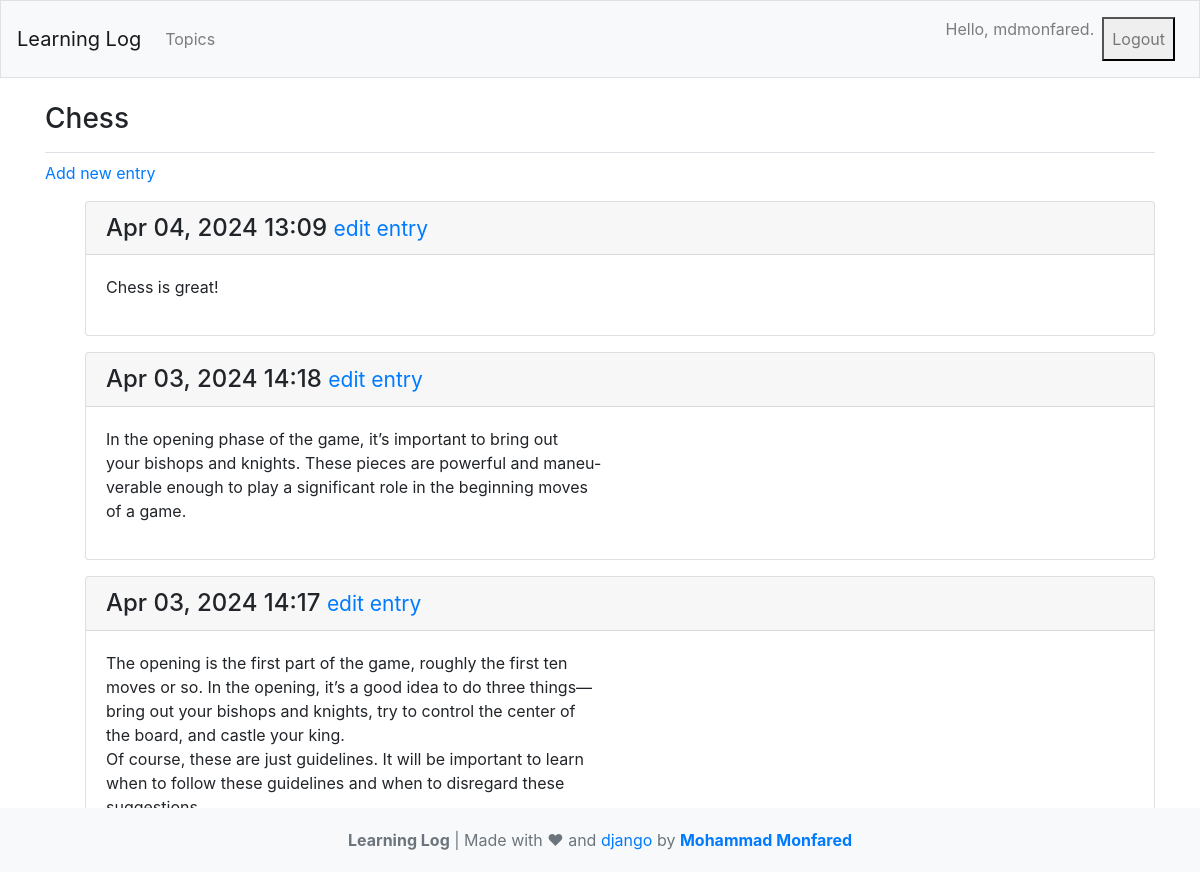
Before: /topics/1/ (signed in) with the older database file.
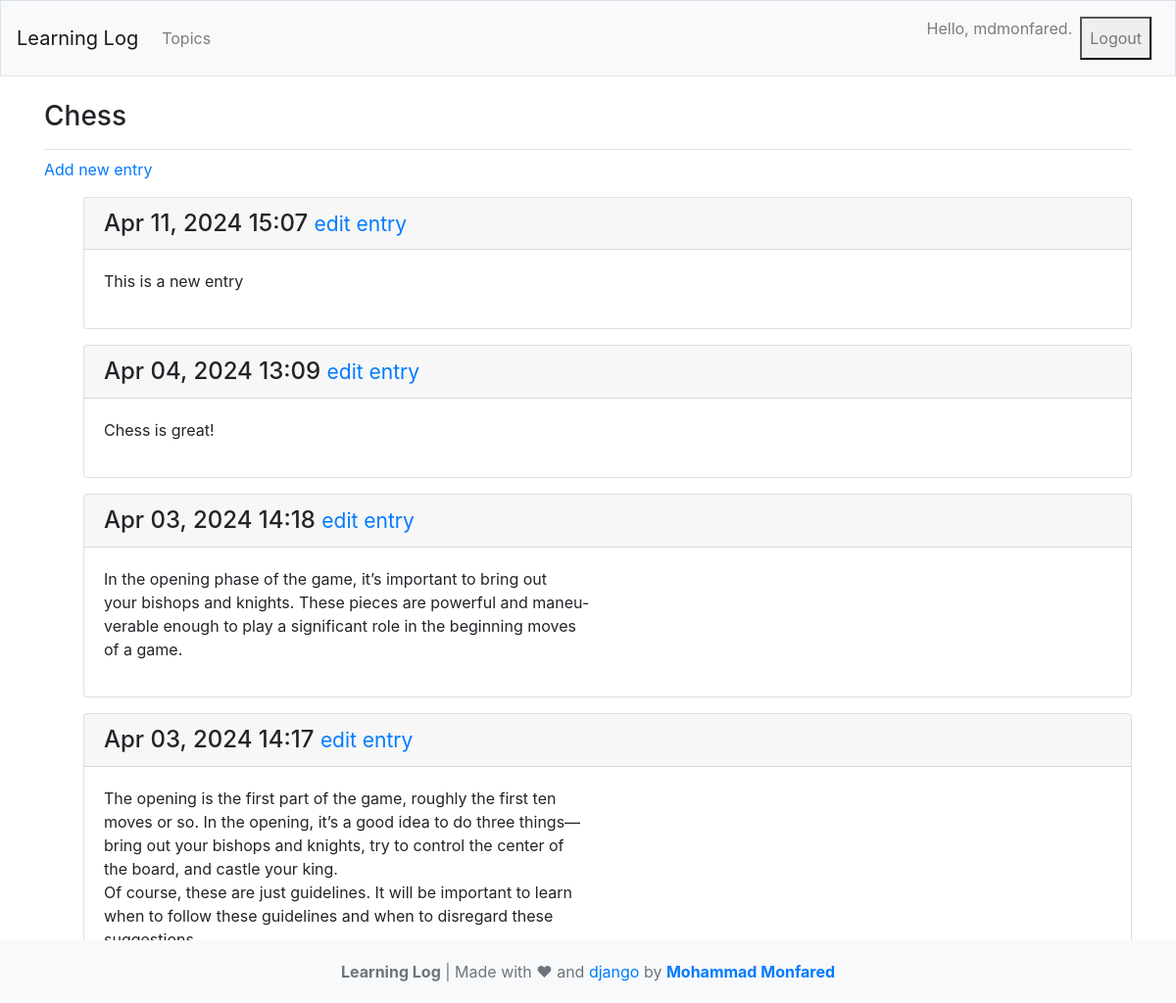
After: the same page with the newer database file.
### learning_logs/models.py (models this page shows, shortened)
class Topic(models.Model):
    text = models.CharField(max_length=200)
    date_added = models.DateTimeField(auto_now_add=True)
    owner = models.ForeignKey(User, on_delete=models.CASCADE)
    def __str__(self):
        return self.text

class Entry(models.Model):
    topic = models.ForeignKey(Topic, on_delete=models.CASCADE)
    text = models.TextField()
    date_added = models.DateTimeField(auto_now_add=True)
    class Meta:
        verbose_name_plural = 'entries'

### learning_logs/views.py (the view)
# urls.py: path('topics/<int:topic_id>/', views.topic, name='topic'),
@login_required()
def topic(request, topic_id):
    topic = Topic.objects.get(id=topic_id)
    check_topic_owner(topic, request)
    entries = topic.entry_set.order_by('-date_added')
    context = {'topic': topic, 'entries': entries}
    return render(request, 'learning_logs/topic.html', context)

### learning_logs/views.py (called while the page is built)
def check_topic_owner(topic, request):
    if topic.owner != request.user:
        raise Http404

### learning_logs/templates/learning_logs/topic.html
{% extends 'learning_logs/base.html' %}
{% block page_header %}
  <h3>{{ topic }}</h3>
{% endblock page_header %}
{% block content %}
  <p>
    <a href="{% url 'learning_logs:new_entry' topic.id %}">Add new entry</a>
  </p>
  <ul>
  {% for entry in entries %}
    <div class="card mb-3">
      <h4 class="card-header">
        {{ entry.date_added|date:'M d, Y H:i' }}
        <small><a href="{% url 'learning_logs:edit_entry' entry.id %}">
            edit entry</a></small>
      </h4>
      <div class="card-body">
        {{ entry.text|linebreaks }}
      </div>
    </div>
  {% empty %}
    <p>There are no entries for this topic yet.</p>
  {% endfor %}
{% endblock content %}

### learning_logs/templates/learning_logs/base.html (shortened to what this page needs)
{% load bootstrap4 %}
<!doctype html>
<html lang="en">
<head>
  {% bootstrap_css %}
</head>
<body>
  <nav class="navbar navbar-expand-md navbar-light bg-light mb-4 border">
    <a class="navbar-brand" href="{% url 'learning_logs:index'%}">
        Learning Log</a>
    <div class="collapse navbar-collapse" id="navbarCollapse">
      <ul class="navbar-nav mr-auto">
        <li class="nav-item">
          <a class="nav-link" href="{% url 'learning_logs:topics'%}">
              Topics</a></li>
      </ul>
      <ul class="navbar-nav ml-auto">
        {% if user.is_authenticated %}
          <li class="nav-item">
            <span class="navbar-text"}">Hello, {{ user.username }}.</span>
          </li>
          <li class="nav-item">
            <form class="nav-link" action="{% url 'users:logout' %}" method="post">
                <button class="nav-link" type="submit">Logout</button>
            </form>
          </li>
        {% else %}
          <li class="nav-item">
            <a class="nav-link" href="{% url 'users:register' %}">Register</a>
          </li>
          <li class="nav-item">
            <a class="nav-link" href="{% url 'users:login' %}">Log in</a></li>
        {% endif %}
      </ul>
    </div>
  </nav>
  <main role="main" class="container">
    <div class="pb-2 mb-2 border-bottom">
      {% block page_header %}{% endblock page_header %}
    </div>
    <div>
      {% block content %}{% endblock content %}
    </div>
  </main>
  <footer class="footer">
    <div class="container">
      <span class="text-muted"><b>Learning Log</b> | Made with ♥ and <a href="https://www.djangoproject.com/" target="_blank">django</a>
        by <a href="https://monfared.io/" target="_blank"><b>Mohammad Monfared</b></a></span>
    </div>
  </footer>
</body>
</html>

### learning_logs/templates/learning_logs/base.html (style rules this page uses)
.footer { position: fixed; bottom: 0; width: 100%; background-color: #f8f9fa; padding: 20px 0; text-align: center; }

Changed rows visible on the page:
added Entry: date_added "Apr 11, 2024 15:07", text "This is a new entry"
